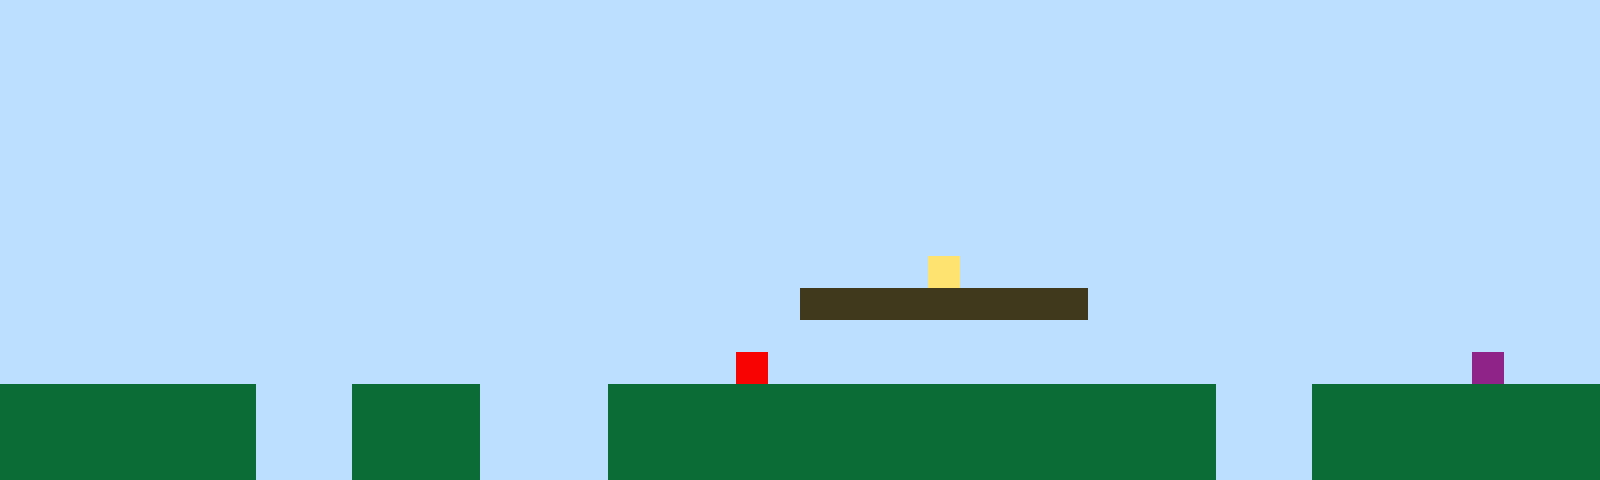

This game map was drawn from its Tiled (.tmx) file and the tilesets committed beside it. A one-line description and the full map source follow:
An orthogonal 50x15 tile map with 32x32 px tiles, 1 tile layer (Tile Layer 1).

<map version="1.10" tiledversion="1.11.2" orientation="orthogonal" renderorder="right-up" width="50" height="15" tilewidth="32" tileheight="32" infinite="0" nextlayerid="2" nextobjectid="1"><editorsettings><export target="map1.csv" format="csv" /></editorsettings><tileset firstgid="1" name="sprites" tilewidth="32" tileheight="32" tilecount="6" columns="3"><image source="sprites.png" width="96" height="64" /></tileset><layer id="1" name="Tile Layer 1" width="50" height="15"><data encoding="csv">1,1,1,1,1,1,1,1,1,1,1,1,1,1,1,1,1,1,1,1,1,1,1,1,1,1,1,1,1,1,1,1,1,1,1,1,1,1,1,1,1,1,1,1,1,1,1,1,1,1,1,1,1,1,1,1,1,1,1,1,1,1,1,1,1,1,1,1,1,1,1,1,1,1,1,1,1,1,1,1,1,1,1,1,1,1,1,1,1,1,1,1,1,1,1,1,1,1,1,1,1,1,1,1,1,1,1,1,1,1,1,1,1,1,1,1,1,1,1,1,1,1,1,1,1,1,1,1,1,1,1,1,1,1,1,1,1,1,1,1,1,1,1,1,1,1,1,1,1,1,1,1,1,1,1,1,1,1,1,1,1,1,1,1,1,1,1,1,1,1,1,1,1,1,1,1,1,1,1,1,1,1,1,1,1,1,1,1,1,1,1,1,1,1,1,1,1,1,1,1,1,1,1,1,1,1,1,1,1,1,1,1,1,1,1,1,1,1,1,1,1,1,1,1,1,1,1,1,1,1,1,1,1,1,1,1,1,1,1,1,1,1,1,1,1,1,1,1,1,1,1,1,1,1,1,1,1,1,1,1,1,1,1,1,1,1,1,1,1,1,1,1,1,1,1,1,1,1,1,1,1,1,1,1,1,1,1,1,1,1,1,1,1,1,1,1,1,1,1,1,1,1,1,1,1,1,1,1,1,1,1,1,1,1,1,1,1,1,1,1,1,1,1,1,1,1,1,1,1,1,1,1,1,1,1,1,1,1,1,1,1,1,1,1,1,1,1,1,1,1,1,1,1,1,1,1,1,1,1,1,1,1,1,1,1,1,1,1,1,1,1,1,1,1,1,1,1,1,1,1,1,1,1,1,1,1,1,1,1,1,1,1,1,1,1,1,1,1,1,1,1,1,1,1,1,1,1,1,1,1,1,1,1,1,1,1,1,1,1,1,1,1,1,1,1,1,1,1,1,4,1,1,1,1,1,1,1,1,1,1,1,1,1,1,1,1,1,1,1,1,1,1,1,1,1,1,1,1,1,1,1,1,1,1,1,1,1,1,1,1,1,1,1,1,1,3,3,3,3,3,3,3,3,3,1,1,1,1,1,1,1,1,1,1,1,1,1,1,1,1,1,1,1,1,1,1,1,1,1,1,1,1,1,1,1,1,1,1,1,1,1,1,1,1,1,1,1,1,1,1,1,1,1,1,1,1,1,1,1,1,1,1,1,1,1,1,1,1,1,1,1,1,1,1,1,1,1,1,1,1,1,1,1,1,1,1,1,1,1,1,1,1,1,5,1,1,1,1,1,1,1,1,1,1,1,1,1,1,1,1,1,1,1,1,1,1,6,1,1,1,2,2,2,2,2,2,2,2,1,1,1,2,2,2,2,1,1,1,1,2,2,2,2,2,2,2,2,2,2,2,2,2,2,2,2,2,2,2,1,1,1,2,2,2,2,2,2,2,2,2,2,2,2,2,2,2,2,2,1,1,1,2,2,2,2,1,1,1,1,2,2,2,2,2,2,2,2,2,2,2,2,2,2,2,2,2,2,2,1,1,1,2,2,2,2,2,2,2,2,2,2,2,2,2,2,2,2,2,1,1,1,2,2,2,2,1,1,1,1,2,2,2,2,2,2,2,2,2,2,2,2,2,2,2,2,2,2,2,1,1,1,2,2,2,2,2,2,2,2,2</data></layer></map>
